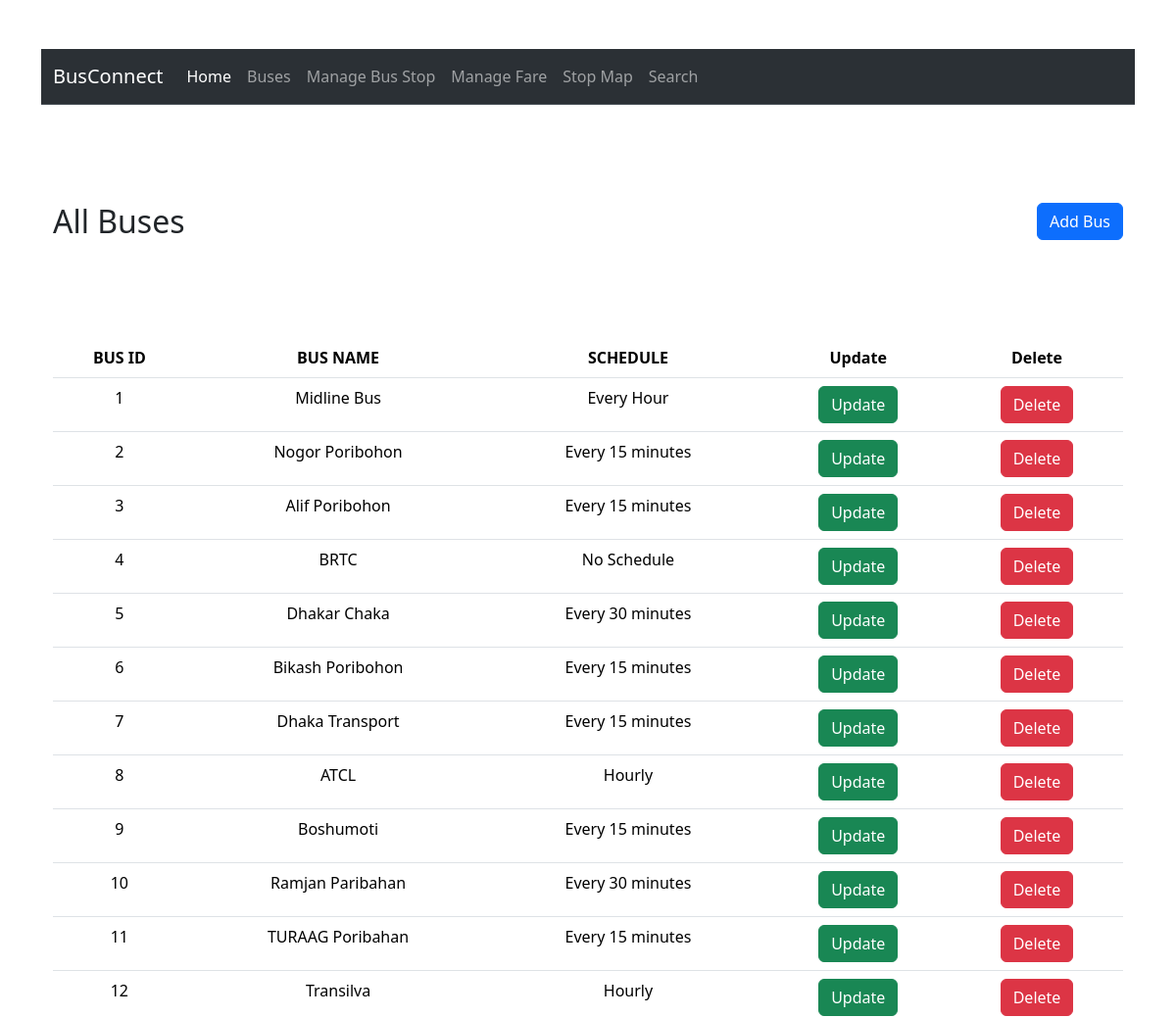
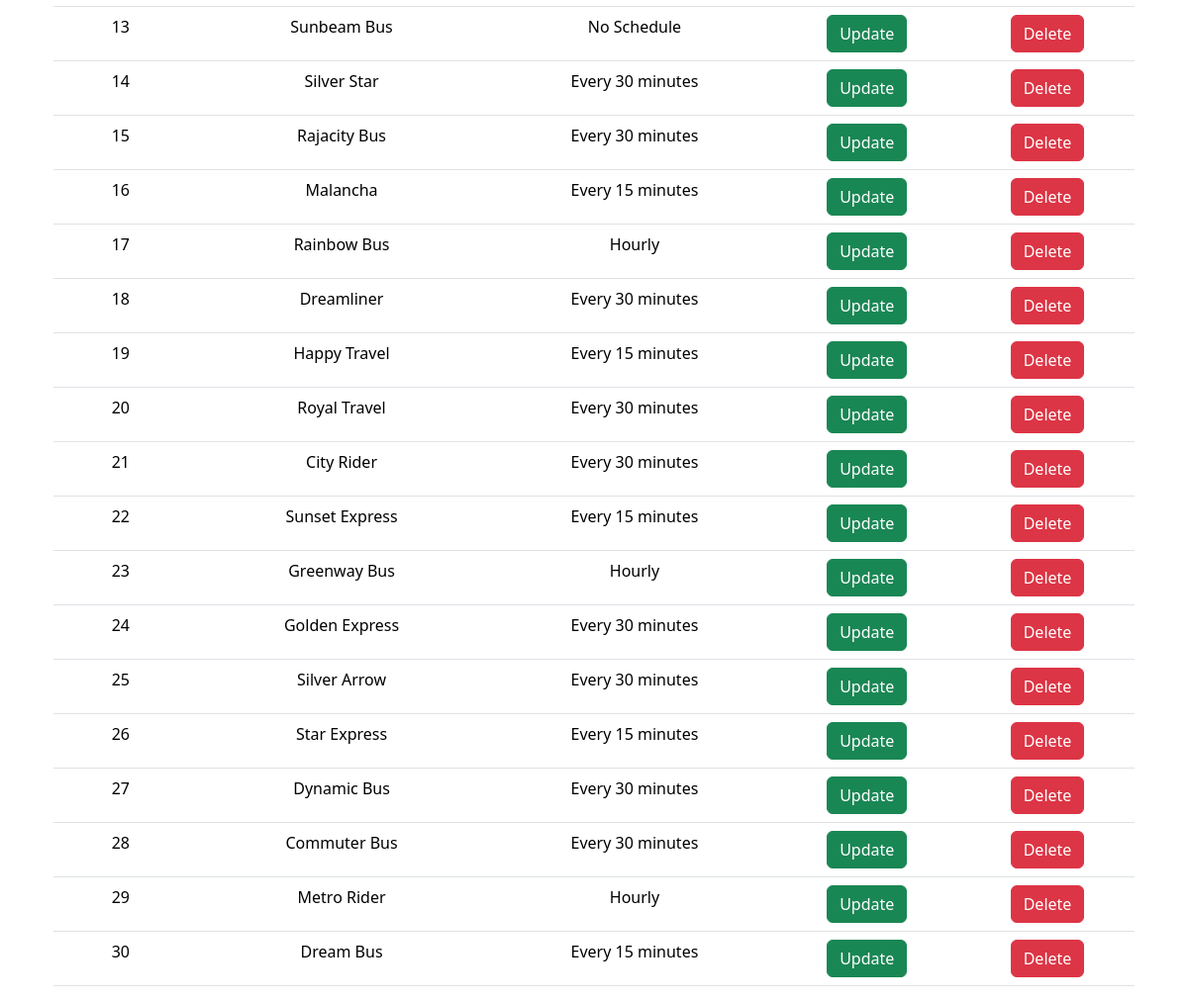
The page / on the database its author committed (2 pictures, top to bottom).
### tables this page shows
CREATE TABLE `buses` (
  `BusID` int(11) NOT NULL,
  `BusName` varchar(255) DEFAULT NULL,
  `Schedule` varchar(255) DEFAULT NULL
);

### index.php (the view, shortened to what this page needs)
<?php
include('header.php');
?>
<?php include('db.php');?>
<div class="container">
<section>
    <div class="container">
        <div class="box1">
      <h2 style="margin-bottom: 100px;"> All Buses </h2>
      <button type="button" class="btn btn-primary" data-toggle="modal" data-target="#Modal1">Add Bus</button>
        </div>
      <table class="table">
          <thead class="thead-dark">
            <tr>
              <th scope="col">BUS ID</th>
              <th scope="col">BUS NAME</th>
              <th scope="col">SCHEDULE</th>
              <th scope="col">Update</th>
              <th scope="col">Delete</th>
            </tr>
          </thead>
          <tbody>
            <?php
            $query = "SELECT * FROM `buses`";
            $result = mysqli_query($connection, $query);
            if (!$result) {
                die("Query Failed: " . mysqli_error($connection));
            } else {
                while ($row = mysqli_fetch_assoc($result)) {
            ?>
                    <tr>
                        <td><?php echo $row['BusID']?></td>
                        <td><?php echo $row['BusName'] ?></td>
                        <td><?php echo $row['Schedule']?></td>
                        <td><a class="btn btn-success" href="updatebus.php?id=<?php echo $row['BusID']?>">Update</a></td>
                        <td><a class="btn btn-danger"  href="deletebus.php?id=<?php echo $row['BusID']?>">Delete</a></td>
                    </tr>
            <?php
                }
            }
            ?>
     </tbody>
        </table>
    </div>
   </section>
</div>
   <?php
include('footer.php');
?>

### header.php (shortened to what this page needs)
<!doctype html>
<html lang="en">
  <head>
    <link href="https://cdn.jsdelivr.net/npm/bootstrap@5.3.2/dist/css/bootstrap.min.css" rel="stylesheet">
    <link href="https://getbootstrap.com/docs/5.3/assets/css/docs.css" rel="stylesheet">
    <link href="style.css" rel="stylesheet">
  </head>
  <body>
  <section style="margin-bottom: 100px;">
    <div class="container">
      <nav class="navbar navbar-expand-lg bg-body-tertiary bg-dark border-bottom border-body" data-bs-theme="dark" >
        <div class="container-fluid">
          <div class="collapse navbar-collapse" id="navbarTogglerDemo01">
            <a class="navbar-brand" href="#">BusConnect</a>
            <ul class="navbar-nav me-auto mb-2 mb-lg-0">
              <li class="nav-item">
                <a class="nav-link active" aria-current="page" href="home.php">Home</a>
              </li>
              <li class="nav-item">
                <a class="nav-link" href="index.php">Buses</a>
              </li>
              <li class="nav-item">
                <a class="nav-link" href="busstops.php">Manage Bus Stop</a>
              </li>
              <li class="nav-item">
                <a class="nav-link" href="faretable.php">Manage Fare</a>
              </li>
              <li class="nav-item">
                <a class="nav-link" href="stopmap.php">Stop Map</a>
              </li>
              <li class="nav-item">
                <a class="nav-link" href="search.php">Search</a>
              </li>
            </ul>
          </div>
        </div>
      </nav>
    </div>
    </section>

### footer.php (shortened to what this page needs)
  </body>
</html>

### style.css (style rules this page uses)
.box1 h2 { float: left; }
.box1 button { float: right; }
.container { margin-top: 50px; align-items: center; }
.table { text-align: center; }

### rows shown on the page
buses: BusID "1", BusName "Midline Bus", Schedule "Every Hour"
buses: BusID "2", BusName "Nogor Poribohon", Schedule "Every 15 minutes"
buses: BusID "3", BusName "Alif Poribohon", Schedule "Every 15 minutes"
buses: BusID "4", BusName "BRTC", Schedule "No Schedule"
buses: BusID "5", BusName "Dhakar Chaka", Schedule "Every 30 minutes"
buses: BusID "6", BusName "Bikash Poribohon", Schedule "Every 15 minutes"
buses: BusID "7", BusName "Dhaka Transport", Schedule "Every 15 minutes"
buses: BusID "8", BusName "ATCL", Schedule "Hourly"
buses: BusID "9", BusName "Boshumoti", Schedule "Every 15 minutes"
buses: BusID "10", BusName "Ramjan Paribahan", Schedule "Every 30 minutes"
buses: BusID "11", BusName "TURAAG Poribahan", Schedule "Every 15 minutes"
buses: BusID "12", BusName "Transilva", Schedule "Hourly"
buses: BusID "13", BusName "Sunbeam Bus", Schedule "No Schedule"
buses: BusID "14", BusName "Silver Star", Schedule "Every 30 minutes"
buses: BusID "15", BusName "Rajacity Bus", Schedule "Every 30 minutes"
buses: BusID "16", BusName "Malancha", Schedule "Every 15 minutes"
buses: BusID "17", BusName "Rainbow Bus", Schedule "Hourly"
buses: BusID "18", BusName "Dreamliner", Schedule "Every 30 minutes"
buses: BusID "19", BusName "Happy Travel", Schedule "Every 15 minutes"
buses: BusID "20", BusName "Royal Travel", Schedule "Every 30 minutes"
buses: BusID "21", BusName "City Rider", Schedule "Every 30 minutes"
buses: BusID "22", BusName "Sunset Express", Schedule "Every 15 minutes"
buses: BusID "23", BusName "Greenway Bus", Schedule "Hourly"
buses: BusID "24", BusName "Golden Express", Schedule "Every 30 minutes"
buses: BusID "25", BusName "Silver Arrow", Schedule "Every 30 minutes"
buses: BusID "26", BusName "Star Express", Schedule "Every 15 minutes"
buses: BusID "27", BusName "Dynamic Bus", Schedule "Every 30 minutes"
buses: BusID "28", BusName "Commuter Bus", Schedule "Every 30 minutes"
buses: BusID "29", BusName "Metro Rider", Schedule "Hourly"
buses: BusID "30", BusName "Dream Bus", Schedule "Every 15 minutes"
